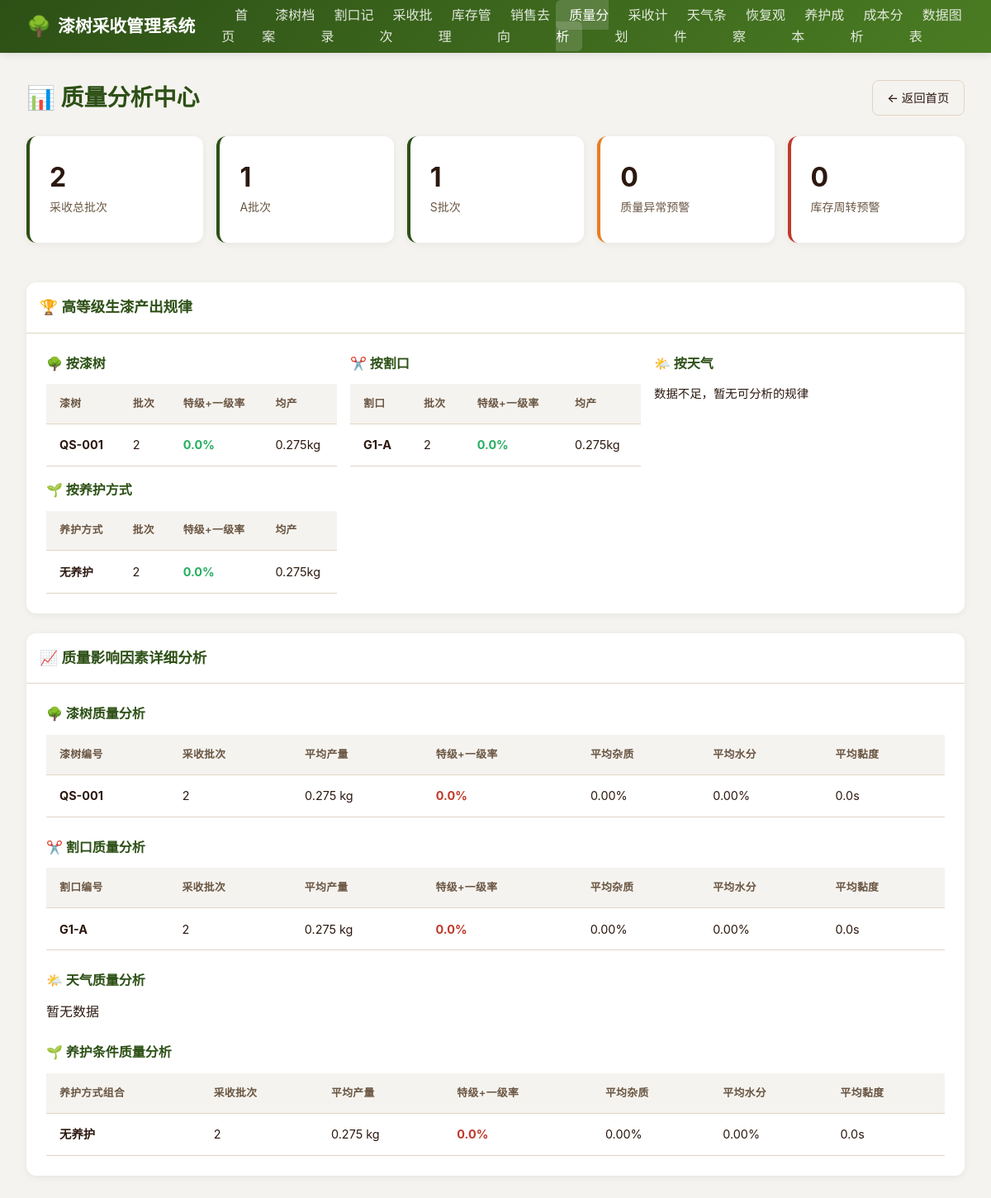
Screenshot of /quality-analysis with the database file from the repository.
### models.py (models this page shows)
class QualityAnalysis(Base):
    __tablename__ = "quality_analyses"
    id = Column(Integer, primary_key=True, index=True)
    analysis_type = Column(String(50), nullable=False)
    analysis_key = Column(String(100), nullable=False)
    total_count = Column(Integer, default=0)
    avg_yield = Column(Float, default=0.0)
    grade_counts = Column(Text)
    high_grade_rate = Column(Float, default=0.0)
    avg_impurity = Column(Float, default=0.0)
    avg_moisture = Column(Float, default=0.0)
    avg_viscosity = Column(Float, default=0.0)
    details = Column(Text)
    updated_at = Column(DateTime(timezone=True), onupdate=func.now())

### main.py (the view)
@app.get("/quality-analysis", response_class=HTMLResponse)
async def quality_analysis_page(request: Request, db: Session = Depends(get_db)):
    recalculate_quality_analysis(db)
    tree_analyses = db.query(models.QualityAnalysis).filter(
        models.QualityAnalysis.analysis_type == "tree"
    ).order_by(models.QualityAnalysis.high_grade_rate.desc()).all()
    incision_analyses = db.query(models.QualityAnalysis).filter(
        models.QualityAnalysis.analysis_type == "incision"
    ).order_by(models.QualityAnalysis.high_grade_rate.desc()).all()
    weather_analyses = db.query(models.QualityAnalysis).filter(
        models.QualityAnalysis.analysis_type == "weather"
    ).order_by(models.QualityAnalysis.high_grade_rate.desc()).all()
    maintenance_analyses = db.query(models.QualityAnalysis).filter(
        models.QualityAnalysis.analysis_type == "maintenance"
    ).order_by(models.QualityAnalysis.high_grade_rate.desc()).all()
    quality_warnings = get_quality_warnings(db)
    inventory_warnings = get_inventory_turnover_warnings(db)
    high_grade_patterns = get_high_grade_patterns(db)
    all_harvests = db.query(models.HarvestBatch).all()
    grade_distribution = {}
    for h in all_harvests:
        if h.quality_grade:
            grade_distribution[h.quality_grade] = grade_distribution.get(h.quality_grade, 0) + 1
    return templates.TemplateResponse("quality_analysis.html", {
        "request": request,
        "tree_analyses": tree_analyses,
        "incision_analyses": incision_analyses,
        "weather_analyses": weather_analyses,
        "maintenance_analyses": maintenance_analyses,
        "quality_warnings": quality_warnings,
        "inventory_warnings": inventory_warnings,
        "high_grade_patterns": high_grade_patterns,
        "grade_distribution": grade_distribution,
        "total_harvests": len(all_harvests)
    })

### templates/quality_analysis.html (shortened to what this page needs)
{% extends "base.html" %}
{% block content %}
<div class="page-header">
  <h1 class="page-title">📊 质量分析中心</h1>
  <a href="/" class="btn btn-outline">← 返回首页</a>
</div>
<div class="stats-grid" style="display: grid; grid-template-columns: repeat(auto-fit, minmax(180px, 1fr)); gap: 1rem; margin-bottom: 1.5rem;">
  <div class="card stat-card">
    <div class="stat-value">{{ total_harvests }}</div>
    <div class="stat-label">采收总批次</div>
  </div>
  {% for grade, count in grade_distribution.items() %}
  <div class="card stat-card">
    <div class="stat-value">{{ count }}</div>
    <div class="stat-label">{{ grade }}批次</div>
  </div>
  {% endfor %}
  <div class="card stat-card" style="border-left: 4px solid var(--warning);">
    <div class="stat-value">{{ quality_warnings|length }}</div>
    <div class="stat-label">质量异常预警</div>
  </div>
  <div class="card stat-card" style="border-left: 4px solid var(--danger);">
    <div class="stat-value">{{ inventory_warnings|length }}</div>
    <div class="stat-label">库存周转预警</div>
  </div>
</div>
<div class="card" style="margin-bottom: 1.5rem;">
  <div class="card-header" style="padding: 1rem; border-bottom: 1px solid var(--border); font-weight: 600; font-size: 1.1rem;">
    🏆 高等级生漆产出规律
  </div>
  <div class="card-body">
    <div style="display: grid; grid-template-columns: repeat(auto-fit, minmax(280px, 1fr)); gap: 1rem;">
      <div>
        <h4 style="margin-bottom: 0.75rem; color: var(--primary);">🌳 按漆树</h4>
        {% if high_grade_patterns.tree %}
        <table style="font-size: 0.9rem;">
          <thead>
            <tr><th>漆树</th><th>批次</th><th>特级+一级率</th><th>均产</th></tr>
          </thead>
          <tbody>
            {% for p in high_grade_patterns.tree %}
            <tr>
              <td><strong>{{ p.key }}</strong></td>
              <td>{{ p.count }}</td>
              <td style="color: var(--success);"><strong>{{ '%.1f'|format(p.high_grade_rate) }}%</strong></td>
              <td>{{ '%.3f'|format(p.avg_yield) }}kg</td>
            </tr>
            {% endfor %}
          </tbody>
        </table>
        {% else %}
        <p style="color: var(--text-secondary); font-size: 0.9rem;">数据不足，暂无可分析的规律</p>
        {% endif %}
      </div>
      <div>
        <h4 style="margin-bottom: 0.75rem; color: var(--primary);">✂️ 按割口</h4>
        {% if high_grade_patterns.incision %}
        <table style="font-size: 0.9rem;">
          <thead>
            <tr><th>割口</th><th>批次</th><th>特级+一级率</th><th>均产</th></tr>
          </thead>
          <tbody>
            {% for p in high_grade_patterns.incision %}
            <tr>
              <td><strong>{{ p.key }}</strong></td>
              <td>{{ p.count }}</td>
              <td style="color: var(--success);"><strong>{{ '%.1f'|format(p.high_grade_rate) }}%</strong></td>
              <td>{{ '%.3f'|format(p.avg_yield) }}kg</td>
            </tr>
            {% endfor %}
          </tbody>
        </table>
        {% else %}
        <p style="color: var(--text-secondary); font-size: 0.9rem;">数据不足，暂无可分析的规律</p>
        {% endif %}
      </div>
      <div>
        <h4 style="margin-bottom: 0.75rem; color: var(--primary);">🌤️ 按天气</h4>
        {% if high_grade_patterns.weather %}
        <table style="font-size: 0.9rem;">
          <thead>
            <tr><th>天气类型</th><th>批次</th><th>特级+一级率</th><th>均产</th></tr>
          </thead>
          <tbody>
            {% for p in high_grade_patterns.weather %}
            <tr>
              <td><strong>{{ p.key }}</strong></td>
              <td>{{ p.count }}</td>
              <td style="color: var(--success);"><strong>{{ '%.1f'|format(p.high_grade_rate) }}%</strong></td>
              <td>{{ '%.3f'|format(p.avg_yield) }}kg</td>
            </tr>
            {% endfor %}
          </tbody>
        </table>
        {% else %}
        <p style="color: var(--text-secondary); font-size: 0.9rem;">数据不足，暂无可分析的规律</p>
        {% endif %}
      </div>
      <div>
        <h4 style="margin-bottom: 0.75rem; color: var(--primary);">🌱 按养护方式</h4>
        {% if high_grade_patterns.maintenance %}
        <table style="font-size: 0.9rem;">
          <thead>
            <tr><th>养护方式</th><th>批次</th><th>特级+一级率</th><th>均产</th></tr>
          </thead>
          <tbody>
            {% for p in high_grade_patterns.maintenance %}
            <tr>
              <td><strong style="font-size: 0.85rem;">{{ p.key }}</strong></td>
              <td>{{ p.count }}</td>
              <td style="color: var(--success);"><strong>{{ '%.1f'|format(p.high_grade_rate) }}%</strong></td>
              <td>{{ '%.3f'|format(p.avg_yield) }}kg</td>
            </tr>
            {% endfor %}
          </tbody>
        </table>
        {% else %}
        <p style="color: var(--text-secondary); font-size: 0.9rem;">数据不足，暂无可分析的规律</p>
        {% endif %}
      </div>
    </div>
  </div>
</div>
<div class="card" style="margin-bottom: 1rem;">
  <div class="card-header" style="padding: 1rem; border-bottom: 1px solid var(--border); font-weight: 600; font-size: 1.1rem;">
    📈 质量影响因素详细分析
  </div>
  <div class="card-body">
    <div style="margin-bottom: 1.5rem;">
      <h4 style="margin-bottom: 0.75rem; color: var(--primary);">🌳 漆树质量分析</h4>
      {% if tree_analyses %}
      <div style="overflow-x: auto;">
        <table>
          <thead>
            <tr>
              <th>漆树编号</th><th>采收批次</th><th>平均产量</th>
              <th>特级+一级率</th><th>平均杂质</th><th>平均水分</th><th>平均黏度</th>
            </tr>
          </thead>
          <tbody>
            {% for a in tree_analyses %}
            <tr>
              <td><strong>{{ a.analysis_key }}</strong></td>
              <td>{{ a.total_count }}</td>
              <td>{{ '%.3f'|format(a.avg_yield) }} kg</td>
              <td style="color: {% if a.high_grade_rate >= 60 %}var(--success){% elif a.high_grade_rate >= 30 %}var(--warning){% else %}var(--danger){% endif %};">
                <strong>{{ '%.1f'|format(a.high_grade_rate) }}%</strong>
              </td>
              <td>{{ '%.2f'|format(a.avg_impurity) }}%</td>
              <td>{{ '%.2f'|format(a.avg_moisture) }}%</td>
              <td>{{ '%.1f'|format(a.avg_viscosity) }}s</td>
            </tr>
            {% endfor %}
          </tbody>
        </table>
      </div>
      {% else %}
      <p style="color: var(--text-secondary);">暂无数据</p>
      {% endif %}
    </div>
    <div style="margin-bottom: 1.5rem;">
      <h4 style="margin-bottom: 0.75rem; color: var(--primary);">✂️ 割口质量分析</h4>
      {% if incision_analyses %}
      <div style="overflow-x: auto;">
        <table>
          <thead>
            <tr>
              <th>割口编号</th><th>采收批次</th><th>平均产量</th>
              <th>特级+一级率</th><th>平均杂质</th><th>平均水分</th><th>平均黏度</th>
            </tr>
          </thead>
          <tbody>
            {% for a in incision_analyses %}
            <tr>
              <td><strong>{{ a.analysis_key }}</strong></td>
              <td>{{ a.total_count }}</td>
              <td>{{ '%.3f'|format(a.avg_yield) }} kg</td>
              <td style="color: {% if a.high_grade_rate >= 60 %}var(--success){% elif a.high_grade_rate >= 30 %}var(--warning){% else %}var(--danger){% endif %};">
                <strong>{{ '%.1f'|format(a.high_grade_rate) }}%</strong>
              </td>
              <td>{{ '%.2f'|format(a.avg_impurity) }}%</td>
              <td>{{ '%.2f'|format(a.avg_moisture) }}%</td>
              <td>{{ '%.1f'|format(a.avg_viscosity) }}s</td>
            </tr>
            {% endfor %}
          </tbody>
        </table>
      </div>
      {% else %}
      <p style="color: var(--text-secondary);">暂无数据</p>
      {% endif %}
    </div>
    <div style="margin-bottom: 1.5rem;">
      <h4 style="margin-bottom: 0.75rem; color: var(--primary);">🌤️ 天气质量分析</h4>
      {% if weather_analyses %}
      <div style="overflow-x: auto;">
        <table>
          <thead>
            <tr>
              <th>天气类型</th><th>采收批次</th><th>平均产量</th>
              <th>特级+一级率</th><th>平均杂质</th><th>平均水分</th><th>平均黏度</th>
            </tr>
          </thead>
          <tbody>
            {% for a in weather_analyses %}
            <tr>
              <td><strong>{{ a.analysis_key }}</strong></td>
              <td>{{ a.total_count }}</td>
              <td>{{ '%.3f'|format(a.avg_yield) }} kg</td>
              <td style="color: {% if a.high_grade_rate >= 60 %}var(--success){% elif a.high_grade_rate >= 30 %}var(--warning){% else %}var(--danger){% endif %};">
                <strong>{{ '%.1f'|format(a.high_grade_rate) }}%</strong>
              </td>
              <td>{{ '%.2f'|format(a.avg_impurity) }}%</td>
              <td>{{ '%.2f'|format(a.avg_moisture) }}%</td>
              <td>{{ '%.1f'|format(a.avg_viscosity) }}s</td>
            </tr>
            {% endfor %}
          </tbody>
        </table>
      </div>
      {% else %}
      <p style="color: var(--text-secondary);">暂无数据</p>
      {% endif %}
    </div>
    <div>
      <h4 style="margin-bottom: 0.75rem; color: var(--primary);">🌱 养护条件质量分析</h4>
      {% if maintenance_analyses %}
      <div style="overflow-x: auto;">
        <table>
          <thead>
            <tr>
              <th>养护方式组合</th><th>采收批次</th><th>平均产量</th>
              <th>特级+一级率</th><th>平均杂质</th><th>平均水分</th><th>平均黏度</th>
            </tr>
          </thead>
          <tbody>
            {% for a in maintenance_analyses %}
            <tr>
              <td><strong>{{ a.analysis_key }}</strong></td>
              <td>{{ a.total_count }}</td>
              <td>{{ '%.3f'|format(a.avg_yield) }} kg</td>
              <td style="color: {% if a.high_grade_rate >= 60 %}var(--success){% elif a.high_grade_rate >= 30 %}var(--warning){% else %}var(--danger){% endif %};">
                <strong>{{ '%.1f'|format(a.high_grade_rate) }}%</strong>
              </td>
              <td>{{ '%.2f'|format(a.avg_impurity) }}%</td>
              <td>{{ '%.2f'|format(a.avg_moisture) }}%</td>
              <td>{{ '%.1f'|format(a.avg_viscosity) }}s</td>
            </tr>
            {% endfor %}
          </tbody>
        </table>
      </div>
      {% else %}
      <p style="color: var(--text-secondary);">暂无数据</p>
      {% endif %}
    </div>
  </div>
</div>
{% endblock %}

### static/css/style.css (style rules this page uses)
:root { --primary: #2d5016; --primary-light: #4a7c23; --secondary: #8b4513; --accent: #d4a574; --bg: #f5f3ef; --card: #ffffff; --text: #2c1810; --text-light: #6b5744; --border: #e0d5c5; --danger: #c0392b; --warning: #e67e22; --success: #27ae60; --info: #2980b9; }
* { margin: 0; padding: 0; box-sizing: border-box; }
body { font-family: -apple-system, BlinkMacSystemFont, "Segoe UI", "PingFang SC", "Microsoft YaHei", sans-serif; background: var(--bg); color: var(--text); line-height: 1.6; }
.page-header { display: flex; justify-content: space-between; align-items: center; margin-bottom: 1.5rem; flex-wrap: wrap; gap: 1rem; }
.page-title { font-size: 1.75rem; font-weight: 700; color: var(--primary); }
.stats-grid { display: grid; grid-template-columns: repeat(auto-fit, minmax(200px, 1fr)); gap: 1.25rem; margin-bottom: 2rem; }
.stat-card { background: var(--card); border-radius: 12px; padding: 1.5rem; box-shadow: 0 2px 8px rgba(0,0,0,0.06); border-left: 4px solid var(--primary); transition: transform 0.2s; }
.stat-label { font-size: 0.875rem; color: var(--text-light); margin-bottom: 0.5rem; }
.stat-value { font-size: 2rem; font-weight: 700; color: var(--text); }
.card { background: var(--card); border-radius: 12px; box-shadow: 0 2px 8px rgba(0,0,0,0.06); margin-bottom: 1.5rem; overflow: hidden; }
.card-header { padding: 1rem 1.5rem; border-bottom: 1px solid var(--border); display: flex; justify-content: space-between; align-items: center; font-weight: 600; color: var(--primary); }
.card-body { padding: 1.5rem; }
.btn { display: inline-flex; align-items: center; gap: 0.4rem; padding: 0.55rem 1.1rem; border: none; border-radius: 8px; font-size: 0.9rem; font-weight: 500; cursor: pointer; text-decoration: none; transition: all 0.2s; white-space: nowrap; }
.btn-outline { background: transparent; border: 1px solid var(--border); color: var(--text); }
table { width: 100%; border-collapse: collapse; font-size: 0.9rem; }
th, td { padding: 0.85rem 1rem; text-align: left; border-bottom: 1px solid var(--border); }
th { background: var(--bg); font-weight: 600; color: var(--text-light); font-size: 0.8rem; text-transform: uppercase; letter-spacing: 0.03em; }

### rows the page displays
QualityAnalysis: key "QS-001", count "2", high_grade_rate "0.0", avg_yield "0.275", analysis_key "QS-001", total_count "2", avg_impurity "0.00", avg_moisture "0.00", avg_viscosity "0.0"
QualityAnalysis: key "G1-A", count "2", high_grade_rate "0.0", avg_yield "0.275", analysis_key "G1-A", total_count "2", avg_impurity "0.00", avg_moisture "0.00", avg_viscosity "0.0"
QualityAnalysis: key "无养护", count "2", high_grade_rate "0.0", avg_yield "0.275", analysis_key "无养护", total_count "2", avg_impurity "0.00", avg_moisture "0.00", avg_viscosity "0.0"

### other values shown
{{ total_harvests }} "2"
{{ count }} "1" "1"
{{ grade }} "A" "S"
{{ quality_warnings|length }} "0"
{{ inventory_warnings|length }} "0"
